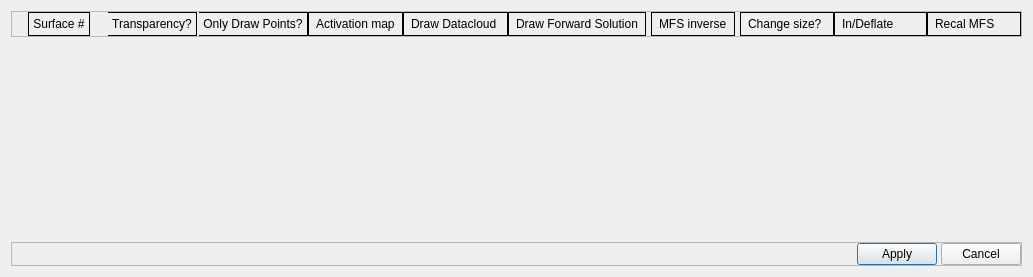
<?xml version="1.0" encoding="UTF-8"?>
<ui version="4.0">
 <class>DrawTransparentPoints</class>
 <widget class="QDialog" name="DrawTransparentPoints">
  <property name="geometry">
   <rect>
    <x>0</x>
    <y>0</y>
    <width>1033</width>
    <height>277</height>
   </rect>
  </property>
  <property name="windowTitle">
   <string>Show Surface</string>
  </property>
  <property name="styleSheet">
   <string notr="true"/>
  </property>
  <property name="modal">
   <bool>true</bool>
  </property>
  <layout class="QVBoxLayout" name="verticalLayout">
   <item>
    <widget class="QFrame" name="headerFrame">
     <property name="styleSheet">
      <string notr="true">#surfHeaderLabel, #TransparencyLabel,#ActivationmapLabel, #DrawPointsLabel #DrawDatacloudLabel,#DrawForwardLabel, #MFSinverseLabel{
}

#surfHeaderLabel {
padding: 4px;
border: 1px solid black;
border-left-width: 1px;
}

#DrawPointsLabel {
padding: 4px;
border: 1px solid black;
border-left-width: 0px;
}

#TransparencyLabel{
padding: 4px;
border: 1px solid black;
border-left-width: 0px;
}

#ActivationmapLabel{
padding: 4px;
border: 1px solid black;

}

#DrawDatacloudLabel{
padding: 4px;
border: 1px solid black;

}

#DrawForwardLabel{
padding: 4px;
border: 1px solid black;

}

#MFSinverseLabel{
padding: 4px;
border: 1px solid black;
border-right-width: 1px solid black;
}

#InDeQuestion{
padding: 4px;
border: 1px solid black;
border-right-width: 1px solid black;
}

#InflateDeflate{
padding: 4px;
border: 1px solid black;
border-right-width: 1px solid black;
}

#RecalMFS{
padding: 4px;
border: 1px solid black;
border-right-width: 1px solid black;
}





</string>
     </property>
     <property name="frameShape">
      <enum>QFrame::StyledPanel</enum>
     </property>
     <property name="frameShadow">
      <enum>QFrame::Raised</enum>
     </property>
     <layout class="QGridLayout" name="gridLayout">
      <property name="leftMargin">
       <number>0</number>
      </property>
      <property name="topMargin">
       <number>0</number>
      </property>
      <property name="rightMargin">
       <number>0</number>
      </property>
      <property name="bottomMargin">
       <number>0</number>
      </property>
      <property name="spacing">
       <number>0</number>
      </property>
      <item row="0" column="3" alignment="Qt::AlignHCenter|Qt::AlignVCenter">
       <widget class="QLabel" name="ActivationmapLabel">
        <property name="text">
         <string>Activation map</string>
        </property>
       </widget>
      </item>
      <item row="0" column="4" alignment="Qt::AlignHCenter">
       <widget class="QLabel" name="DrawDatacloudLabel">
        <property name="text">
         <string>Draw Datacloud </string>
        </property>
       </widget>
      </item>
      <item row="0" column="0" alignment="Qt::AlignHCenter">
       <widget class="QLabel" name="surfHeaderLabel">
        <property name="styleSheet">
         <string notr="true">border-left-color: rgb(0, 0, 0);</string>
        </property>
        <property name="frameShape">
         <enum>QFrame::NoFrame</enum>
        </property>
        <property name="frameShadow">
         <enum>QFrame::Plain</enum>
        </property>
        <property name="text">
         <string>Surface #</string>
        </property>
        <property name="alignment">
         <set>Qt::AlignCenter</set>
        </property>
       </widget>
      </item>
      <item row="0" column="6" alignment="Qt::AlignHCenter">
       <widget class="QLabel" name="MFSinverseLabel">
        <property name="text">
         <string>MFS inverse</string>
        </property>
       </widget>
      </item>
      <item row="0" column="2" alignment="Qt::AlignHCenter">
       <widget class="QLabel" name="DrawPointsLabel">
        <property name="styleSheet">
         <string notr="true">border-color: rgb(0, 0, 0);
border-right-color: rgb(0, 0, 0);</string>
        </property>
        <property name="frameShape">
         <enum>QFrame::NoFrame</enum>
        </property>
        <property name="frameShadow">
         <enum>QFrame::Plain</enum>
        </property>
        <property name="text">
         <string>Only Draw Points?</string>
        </property>
        <property name="alignment">
         <set>Qt::AlignCenter</set>
        </property>
       </widget>
      </item>
      <item row="0" column="1" alignment="Qt::AlignHCenter">
       <widget class="QLabel" name="TransparencyLabel">
        <property name="styleSheet">
         <string notr="true">border-right-color: rgb(0, 0, 0);</string>
        </property>
        <property name="frameShape">
         <enum>QFrame::NoFrame</enum>
        </property>
        <property name="frameShadow">
         <enum>QFrame::Plain</enum>
        </property>
        <property name="text">
         <string>Transparency?</string>
        </property>
        <property name="alignment">
         <set>Qt::AlignCenter</set>
        </property>
       </widget>
      </item>
      <item row="0" column="5" alignment="Qt::AlignHCenter">
       <widget class="QLabel" name="DrawForwardLabel">
        <property name="text">
         <string>Draw Forward Solution</string>
        </property>
       </widget>
      </item>
      <item row="0" column="8">
       <widget class="QLabel" name="InflateDeflate">
        <property name="text">
         <string>In/Deflate </string>
        </property>
       </widget>
      </item>
      <item row="0" column="7">
       <widget class="QLabel" name="InDeQuestion">
        <property name="text">
         <string>Change size?</string>
        </property>
       </widget>
      </item>
      <item row="0" column="9">
       <widget class="QLabel" name="RecalMFS">
        <property name="text">
         <string>Recal MFS</string>
        </property>
       </widget>
      </item>
     </layout>
    </widget>
   </item>
   <item>
    <spacer name="verticalSpacer">
     <property name="orientation">
      <enum>Qt::Vertical</enum>
     </property>
     <property name="sizeHint" stdset="0">
      <size>
       <width>20</width>
       <height>40</height>
      </size>
     </property>
    </spacer>
   </item>
   <item>
    <widget class="QFrame" name="frame">
     <property name="frameShape">
      <enum>QFrame::StyledPanel</enum>
     </property>
     <property name="frameShadow">
      <enum>QFrame::Raised</enum>
     </property>
     <layout class="QHBoxLayout" name="horizontalLayout">
      <property name="spacing">
       <number>4</number>
      </property>
      <property name="leftMargin">
       <number>0</number>
      </property>
      <property name="topMargin">
       <number>0</number>
      </property>
      <property name="rightMargin">
       <number>0</number>
      </property>
      <property name="bottomMargin">
       <number>0</number>
      </property>
      <item>
       <spacer name="horizontalSpacer">
        <property name="orientation">
         <enum>Qt::Horizontal</enum>
        </property>
        <property name="sizeHint" stdset="0">
         <size>
          <width>40</width>
          <height>20</height>
         </size>
        </property>
       </spacer>
      </item>
      <item>
       <widget class="QPushButton" name="applyButton">
        <property name="text">
         <string>Apply</string>
        </property>
       </widget>
      </item>
      <item>
       <widget class="QPushButton" name="cancelButton">
        <property name="text">
         <string>Cancel</string>
        </property>
       </widget>
      </item>
     </layout>
    </widget>
   </item>
  </layout>
 </widget>
 <resources/>
 <connections/>
</ui>
